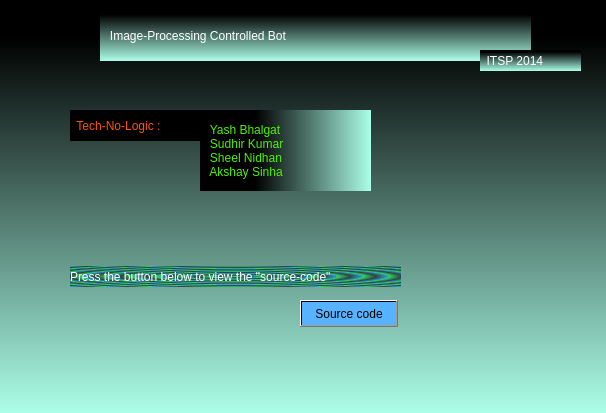
<?xml version="1.0" encoding="UTF-8"?>
<ui version="4.0">
 <class>Form</class>
 <widget class="QWidget" name="Form">
  <property name="geometry">
   <rect>
    <x>0</x>
    <y>0</y>
    <width>606</width>
    <height>413</height>
   </rect>
  </property>
  <property name="windowTitle">
   <string>Form</string>
  </property>
  <property name="styleSheet">
   <string notr="true">background-color: qlineargradient(spread:pad, x1:1, y1:0, x2:1, y2:1, stop:0 rgba(0, 0, 0, 255), stop:1 rgba(255, 139, 139, 255));
background-color: qlineargradient(spread:pad, x1:1, y1:0.0909091, x2:1, y2:1, stop:0 rgba(0, 0, 0, 255), stop:1 rgba(172, 255, 232, 255));</string>
  </property>
  <widget class="QLabel" name="label">
   <property name="geometry">
    <rect>
     <x>100</x>
     <y>10</y>
     <width>431</width>
     <height>51</height>
    </rect>
   </property>
   <property name="styleSheet">
    <string notr="true">font: 75 16pt &quot;Serif&quot;;
font: 18pt &quot;Sans Serif&quot;;
color: rgb(255, 255, 255);
</string>
   </property>
   <property name="text">
    <string>   Image-Processing Controlled Bot</string>
   </property>
  </widget>
  <widget class="QLabel" name="label_2">
   <property name="geometry">
    <rect>
     <x>480</x>
     <y>50</y>
     <width>101</width>
     <height>21</height>
    </rect>
   </property>
   <property name="styleSheet">
    <string notr="true">color: rgb(255, 255, 255);
font: italic 14pt &quot;Sans Serif&quot;;
font: italic 12pt &quot;Sans Serif&quot;;</string>
   </property>
   <property name="text">
    <string>  ITSP 2014</string>
   </property>
  </widget>
  <widget class="QLabel" name="label_3">
   <property name="geometry">
    <rect>
     <x>70</x>
     <y>110</y>
     <width>161</width>
     <height>31</height>
    </rect>
   </property>
   <property name="styleSheet">
    <string notr="true">color: rgb(255, 85, 0);
font: 12pt &quot;Serif&quot;;
background-color: rgb(0, 0, 0);</string>
   </property>
   <property name="text">
    <string>  Tech-No-Logic :  </string>
   </property>
  </widget>
  <widget class="QLabel" name="label_4">
   <property name="geometry">
    <rect>
     <x>200</x>
     <y>110</y>
     <width>171</width>
     <height>81</height>
    </rect>
   </property>
   <property name="styleSheet">
    <string notr="true">color: rgb(80, 241, 0);
background-color: qlineargradient(spread:pad, x1:0.322275, y1:0, x2:1, y2:0, stop:0 rgba(0, 0, 0, 255), stop:1 rgba(172, 255, 232, 255));</string>
   </property>
   <property name="text">
    <string>   Yash Bhalgat
   Sudhir Kumar
   Sheel Nidhan
   Akshay Sinha</string>
   </property>
  </widget>
  <widget class="QPushButton" name="pushButton">
   <property name="geometry">
    <rect>
     <x>300</x>
     <y>300</y>
     <width>98</width>
     <height>27</height>
    </rect>
   </property>
   <property name="styleSheet">
    <string notr="true">background-color: qlineargradient(spread:pad, x1:0, y1:0, x2:1, y2:0, stop:1 rgba(87, 179, 255, 255));
color: rgb(0, 0, 0);</string>
   </property>
   <property name="text">
    <string>Source code</string>
   </property>
  </widget>
  <widget class="QLabel" name="label_5">
   <property name="geometry">
    <rect>
     <x>70</x>
     <y>266</y>
     <width>331</width>
     <height>21</height>
    </rect>
   </property>
   <property name="styleSheet">
    <string notr="true">color: rgb(0, 0, 255);
background-color: qradialgradient(spread:repeat, cx:0.5, cy:0.5, radius:0.077, fx:0.5, fy:0.5, stop:0 rgba(0, 255, 68, 147), stop:0.497326 rgba(0, 0, 0, 147), stop:1 rgba(0, 169, 255, 147));
color: rgb(255, 255, 255);</string>
   </property>
   <property name="text">
    <string>Press the button below to view the &quot;source-code&quot;</string>
   </property>
  </widget>
 </widget>
 <resources/>
 <connections/>
</ui>
